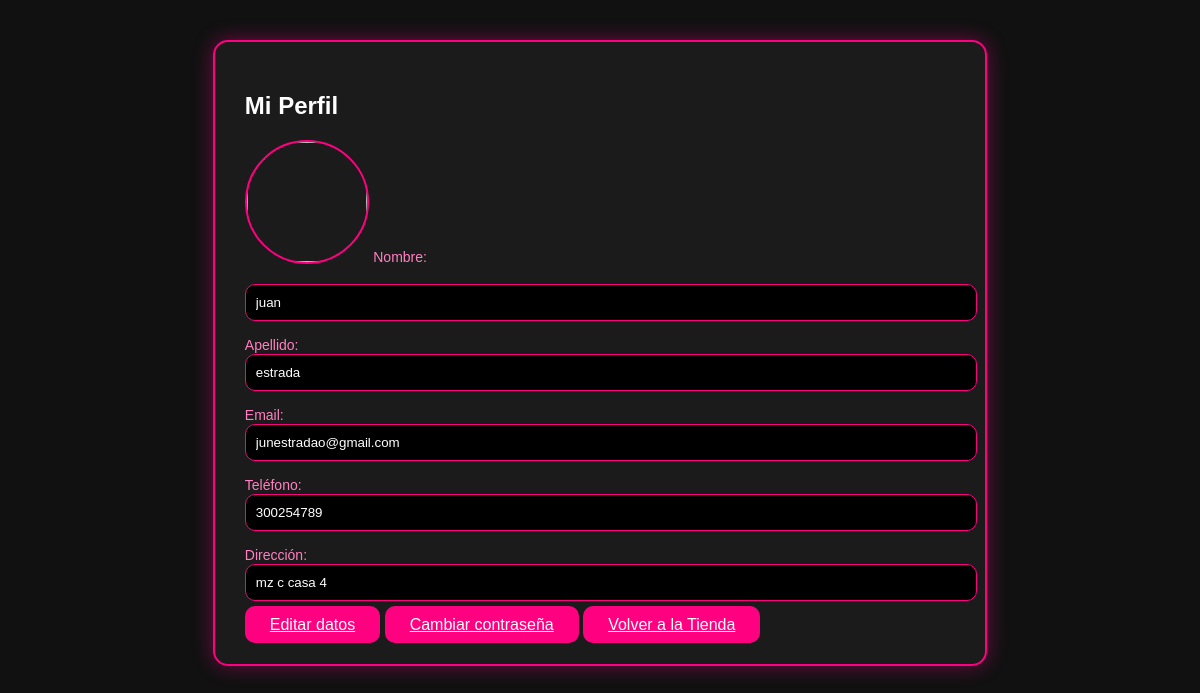
The app's page /perfil.php?edit=success (signed in) with its own data.
### tables this page shows
CREATE TABLE `usuarios` (
  `id_usuario` int(11) NOT NULL,
  `nombre` varchar(100) NOT NULL,
  `apellido` varchar(100) NOT NULL,
  `direccion` varchar(300) DEFAULT NULL,
  `email` varchar(150) NOT NULL,
  `telefono` varchar(25) DEFAULT NULL,
  `contrasena` varchar(255) NOT NULL,
  `tipo_pago` varchar(50) DEFAULT NULL,
  `rol` enum('cliente','admin') DEFAULT 'cliente',
  `fecha_registro` timestamp NOT NULL DEFAULT current_timestamp(),
  `google_id` varchar(100) DEFAULT NULL,
  `foto` varchar(255) DEFAULT NULL
);

### perfil.php (called while the page is built)
<?php
require __DIR__ . '/app/Views/perfil.php';

### app/Views/perfil.php (the view, shortened to what this page needs)
<?php
require __DIR__ . '/../Config/conexion.php';
$id_usuario = $_SESSION['usuario'];
$sql = "SELECT nombre, apellido, email, telefono, direccion, foto FROM usuarios WHERE id_usuario = ?";
$stmt = $conn->prepare($sql);
$stmt->bind_param("i", $id_usuario);
$stmt->execute();
$stmt->bind_result($nombre, $apellido, $email, $telefono, $direccion, $foto);
?>
<!DOCTYPE html>
<html lang="es">
<head>
</head>
<body>
<div class="perfil">
    <h2>Mi Perfil</h2>
    <?php if ($foto): ?>
        <img src="imagenes/usuarios/<?= $foto ?>" class="foto-perfil">
    <?php else: ?>
        <img src="imagenes/usuarios/default.png" class="foto-perfil">
    <?php endif; ?>
    <label>Nombre:</label>
    <input value="<?= $nombre ?>" readonly>
    <label>Apellido:</label>
    <input value="<?= $apellido ?>" readonly>
    <label>Email:</label>
    <input value="<?= $email ?>" readonly>
    <label>Teléfono:</label>
    <input value="<?= $telefono ?>" readonly>
    <label>Dirección:</label>
    <input value="<?= $direccion ?>" readonly>
   <a href="editar_perfil.php" class="boton">Editar datos</a>
   <a href="cambiar_password.php" class="boton">Cambiar contraseña</a>
   <a href="inicio.php" class="boton">Volver a la Tienda</a>
</div>
</body>
</html>

### app/Views/perfil.php (style rules this page uses)
body { background:#111; color:white; font-family:Arial; }
.perfil { width: 60%; margin: 40px auto; background:#1b1b1b; padding:30px; border-radius:15px; border:2px solid #ff0080; box-shadow:0 0 20px rgba(255,0,150,0.4); }
.perfil label { color:#ff80c0; font-size:14px; }
.perfil input { width:100%; padding:10px; margin-bottom:15px; background:black; color:#fff; border:1px solid #ff0080; border-radius:10px; }
.foto-perfil { width:120px; height:120px; border-radius:50%; object-fit:cover; border:2px solid #ff0080; margin-bottom:20px; }
.boton { background:#ff0080; padding:10px 25px; border-radius:10px; border:none; color:#fff; cursor:pointer; }

### records on screen
usuarios: nombre "juan", apellido "estrada", email "junestradao@gmail.com", telefono "300254789", direccion "mz c casa 4"
